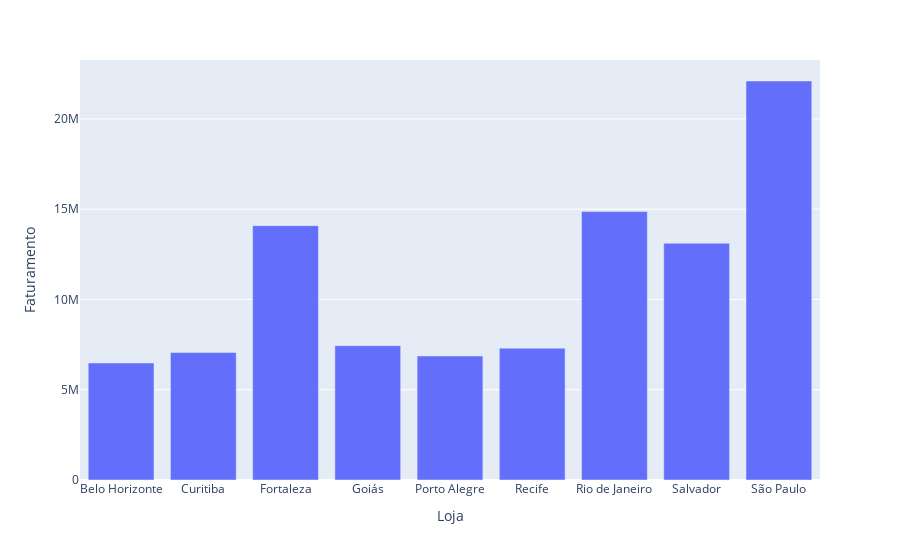

Notebook code for this chart:
### Code cell
#create a dahsboard
grafico = px.bar(tabela_loja, x=tabela_loja.index, y='Faturamento')
grafico.show()

### Figure 1 — Plotly figure (JSON) as saved in the notebook; plotly's stock layout.template omitted (floating-point values rounded to 4 significant figures)
{"data": [{"alignmentgroup": "True", "hovertemplate": "Loja=%{x}<br>Faturamento=%{y}<extra></extra>", "legendgroup": "", "marker": {"color": "#636efa", "pattern": {"shape": ""}}, "name": "", "offsetgroup": "", "orientation": "v", "showlegend": false, "textposition": "auto", "type": "bar", "x": ["Belo Horizonte", "Curitiba", "Fortaleza", "Goiás", "Porto Alegre", "Recife", "Rio de Janeiro", "Salvador", "São Paulo"], "xaxis": "x", "y": [6480300, 7060500, 14087900, 7441800, 6868600, 7303000, 14867800, 13111300, 22098300], "yaxis": "y"}], "layout": {"barmode": "relative", "legend": {"tracegroupgap": 0}, "margin": {"t": 60}, "xaxis": {"anchor": "y", "domain": [0, 1], "title": {"text": "Loja"}}, "yaxis": {"anchor": "x", "domain": [0, 1], "title": {"text": "Faturamento"}}}}
